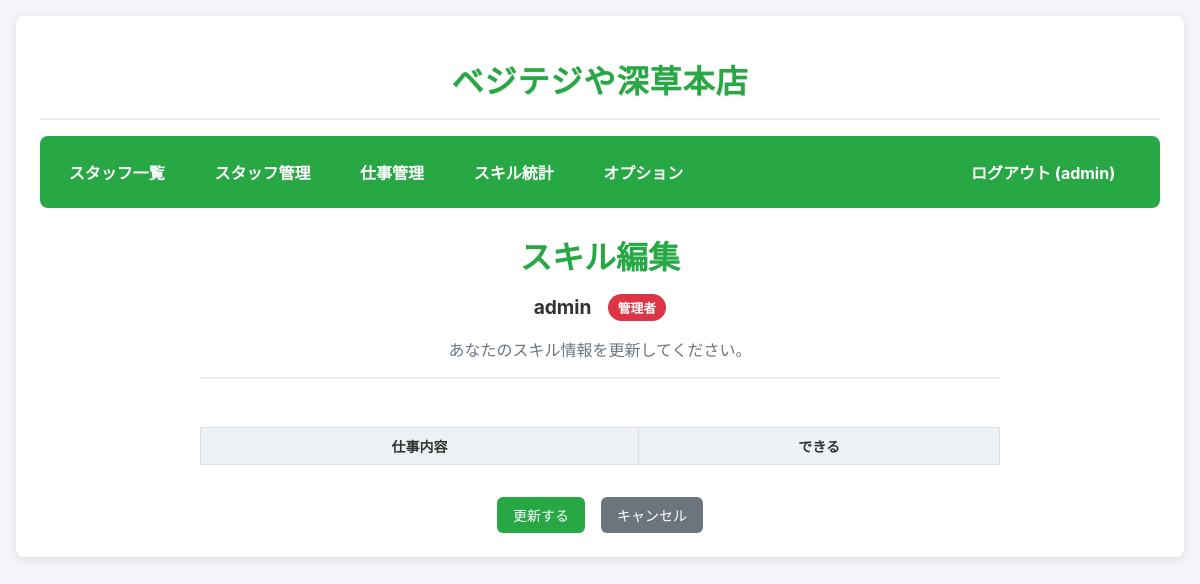
Before: /my_skills (signed in) with the older database file.
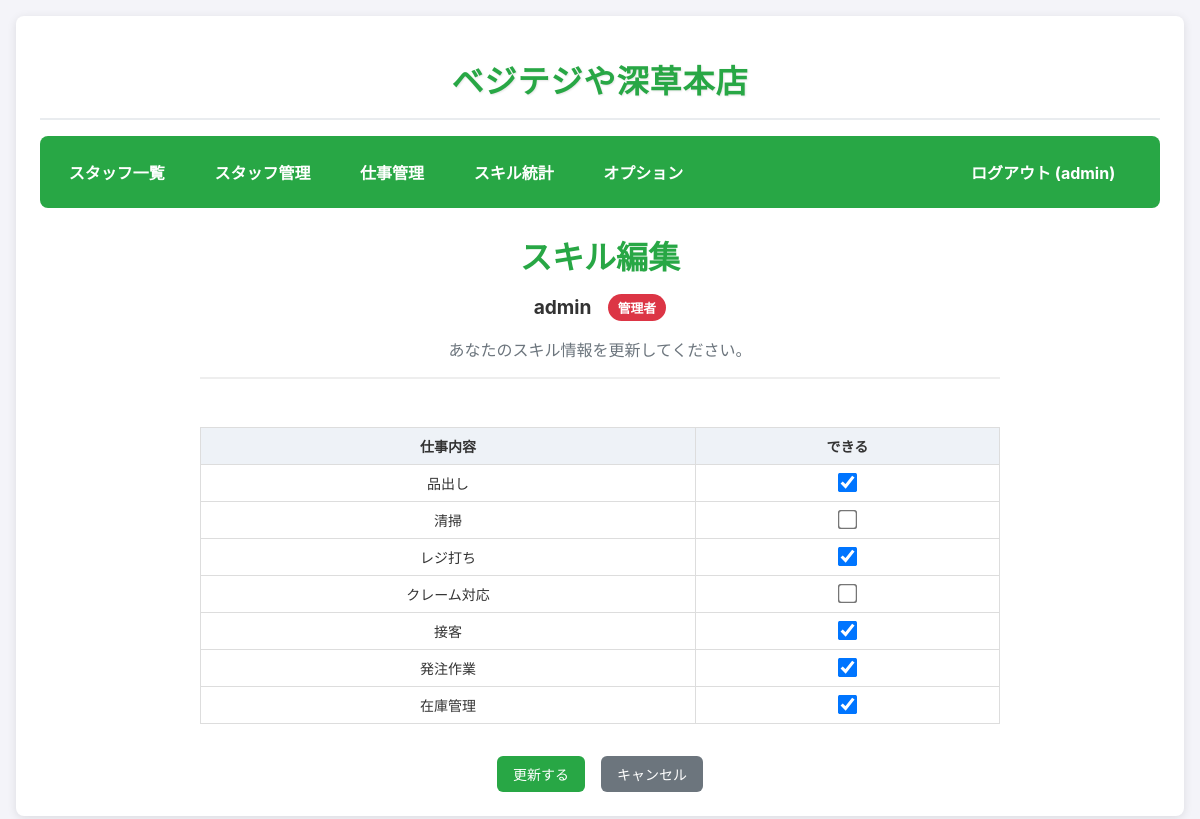
After: the same page with the newer database file.
### app.py (models this page shows, shortened)
class User(UserMixin, db.Model):
    id = db.Column(db.Integer, primary_key=True)
    username = db.Column(db.String(80), unique=True, nullable=False)
    password_hash = db.Column(db.String(255), nullable=False)
    role = db.Column(db.String(80), nullable=False, default='staff')
    is_first_login = db.Column(db.Boolean, default=True)
    order_index = db.Column(db.Integer, default=0)
    skills = db.relationship('UserSkill', backref='user', cascade="all, delete-orphan")

class UserSkill(db.Model):
    id = db.Column(db.Integer, primary_key=True)
    user_id = db.Column(db.Integer, db.ForeignKey('user.id'), nullable=False)
    task_id = db.Column(db.Integer, db.ForeignKey('task.id'), nullable=False)
    can_do = db.Column(db.Boolean, default=False)
    task = db.relationship('Task')

class Task(db.Model):
    id = db.Column(db.Integer, primary_key=True)
    name = db.Column(db.String(120), nullable=False, unique=True)
    order_index = db.Column(db.Integer, default=0)

### app.py (the view, shortened to what this page needs)
@app.route('/my_skills', methods=['GET', 'POST'])
@login_required
def my_skills():
    all_tasks = Task.query.order_by(Task.order_index, Task.id).all()
    existing_skills = {skill.task_id: skill for skill in current_user.skills}
    skills_to_edit = []
    for task in all_tasks:
        if task.id in existing_skills:
            skills_to_edit.append(existing_skills[task.id])
        else:
            skills_to_edit.append(UserSkill(user_id=current_user.id, task_id=task.id, can_do=False, task=task))
    return render_template('my_skills.html', user_to_edit=current_user, skills_to_edit=skills_to_edit)

### app.py (called while the page is built)
@login_manager.user_loader
def load_user(user_id):
    return User.query.get(int(user_id))

### templates/my_skills.html (shortened to what this page needs)
{% extends "base.html" %}
{% block content %}
  <div class="my-skills-container">
    <div class="user-header">
      <h1>スキル編集</h1>
      <div class="user-info">
        <span class="username">{{ user_to_edit.username }}</span>
        {% if user_to_edit.role == 'admin' %}
          <span class="role-badge admin">管理者</span>
        {% else %}
          <span class="role-badge staff">スタッフ</span>
        {% endif %}
      </div>
      <p class="description">あなたのスキル情報を更新してください。</p>
    </div>
    <form method="POST" class="skills-form">
      <div class="desktop-skills">
        <div class="table-container">
          <table>
            <thead>
              <tr>
                <th>仕事内容</th>
                <th>できる</th>
              </tr>
            </thead>
            <tbody>
              {% for skill in skills_to_edit %}
              <tr>
                <td>{{ skill.task.name }}</td>
                <td style="text-align: center;">
                  <input type="checkbox" name="task_{{ skill.task_id }}" id="desktop_task_{{ skill.task_id }}"
                         {% if skill.can_do %}checked{% endif %} class="skill-checkbox-desktop">
                </td>
              </tr>
              {% endfor %}
            </tbody>
          </table>
        </div>
      </div>
      <div class="form-actions">
        <input type="submit" value="更新する" class="btn btn-custom-primary">
        <a href="{{ url_for('dashboard') }}" class="btn btn-custom-secondary">キャンセル</a>
      </div>
    </form>
  </div>
{% endblock %}

### templates/base.html (shortened to what this page needs)
<!doctype html>
<html lang="ja">
  <head>
  </head>
  <body>
    <div class="container">
      {% if current_user.is_authenticated %}
      <div class="site-header">
        <h1 class="site-title">ベジテジや深草本店</h1>
      </div>
      {% endif %}
     <nav>
        {% if current_user.is_authenticated %}
          <div class="nav-left">
            <a href="{{ url_for('dashboard') }}">スタッフ一覧</a>
            {% if current_user.role == 'admin' %}
              <a href="{{ url_for('manage_users') }}">スタッフ管理</a>
              <a href="{{ url_for('manage_tasks') }}">仕事管理</a>
              <a href="{{ url_for('skill_stats') }}">スキル統計</a>
              <a href="{{ url_for('admin_settings') }}">オプション</a>
            {% endif %}
          </div>
          <div class="nav-right">
            <a href="{{ url_for('logout') }}">ログアウト ({{ current_user.username }})</a>
          </div>
        {% endif %}
      </nav>
      {% block content %}{% endblock %}
    </div>
  </body>
</html>

### templates/base.html (style rules this page uses)
body { font-family: -apple-system, BlinkMacSystemFont, 'Segoe UI', Roboto, sans-serif; margin: 0; padding: 1em; background-color: #f4f4f9; color: #333; font-size: 16px; }
.site-header { text-align: center; margin-bottom: 1em; padding: 1em 0; border-bottom: 2px solid #e9ecef; }
.site-title { margin: 0; color: #28a745; font-size: 2em; font-weight: bold; text-shadow: 1px 1px 2px rgba(0,0,0,0.1); letter-spacing: 1px; }
nav { background-color: #28a745; padding: 1em; border-radius: 8px; margin-bottom: 1.5em; display: flex; flex-wrap: wrap; align-items: center; justify-content: space-between; }
nav a { color: white !important; text-decoration: none; margin-right: 1em; font-weight: bold; padding: 0.5em 0.8em; border-radius: 4px; transition: background-color 0.2s; }
.nav-left { display: flex; flex-wrap: wrap; gap: 0.5em; }
.nav-right { margin-left: auto; }
.container { max-width: 1200px; margin: 0 auto; background: white; padding: 1.5em; border-radius: 8px; box-shadow: 0 2px 10px rgba(0,0,0,0.1); }
h1, h2 { color: #28a745; margin-top: 0; }
.table-container { overflow-x: auto; -webkit-overflow-scrolling: touch; }
table { width: 100%; border-collapse: collapse; margin-top: 1em; min-width: 600px; }
th, td { border: 1px solid #ddd; padding: 8px 12px; text-align: center; font-size: 14px; }
th { background-color: #eef2f7; position: sticky; top: 0; z-index: 10; }
.btn { padding: 12px 20px; background-color: #28a745; color: white; border: none; border-radius: 6px; cursor: pointer; text-decoration: none; display: inline-block; font-size: 16px; font-weight: 500; text-align: center; transition: background-color 0.2s; min-height: 44px; min-width: 44px; }

### templates/my_skills.html (style rules this page uses)
.my-skills-container { max-width: 800px; margin: 0 auto; }
.user-header { text-align: center; margin-bottom: 2em; padding-bottom: 1em; border-bottom: 2px solid #eee; }
.user-header h1 { margin-bottom: 0.5em; color: #28a745; }
.user-info { display: flex; align-items: center; justify-content: center; gap: 1em; margin-bottom: 1em; flex-wrap: wrap; }
.username { font-size: 1.2em; font-weight: bold; color: #333; }
.role-badge { padding: 0.3em 0.8em; border-radius: 15px; font-size: 0.8em; font-weight: bold; color: white; }
.role-badge.admin { background: #dc3545; }
.description { color: #6c757d; margin: 0; }
.desktop-skills { display: block; }
.skill-checkbox-desktop { transform: scale(1.5); cursor: pointer; }
.form-actions { display: flex; gap: 1em; margin-top: 2em; justify-content: center; flex-wrap: wrap; }
.btn-custom-primary { background-color: #28a745 !important; border-color: #28a745 !important; color: white !important; padding: 8px 16px !important; font-size: 14px !important; min-height: auto !important; }
.btn-custom-secondary { background-color: #6c757d !important; border-color: #6c757d !important; color: white !important; text-decoration: none !important; padding: 8px 16px !important; font-size: 14px !important; min-height: auto !important; }

Changed rows visible on the page:
added UserSkill: task.name "品出し", can_do "☑"
added UserSkill: task.name "清掃"
added UserSkill: task.name "レジ打ち", can_do "☑"
added UserSkill: task.name "クレーム対応"
added UserSkill: task.name "接客", can_do "☑"
added UserSkill: task.name "発注作業", can_do "☑"
added UserSkill: task.name "在庫管理", can_do "☑"
